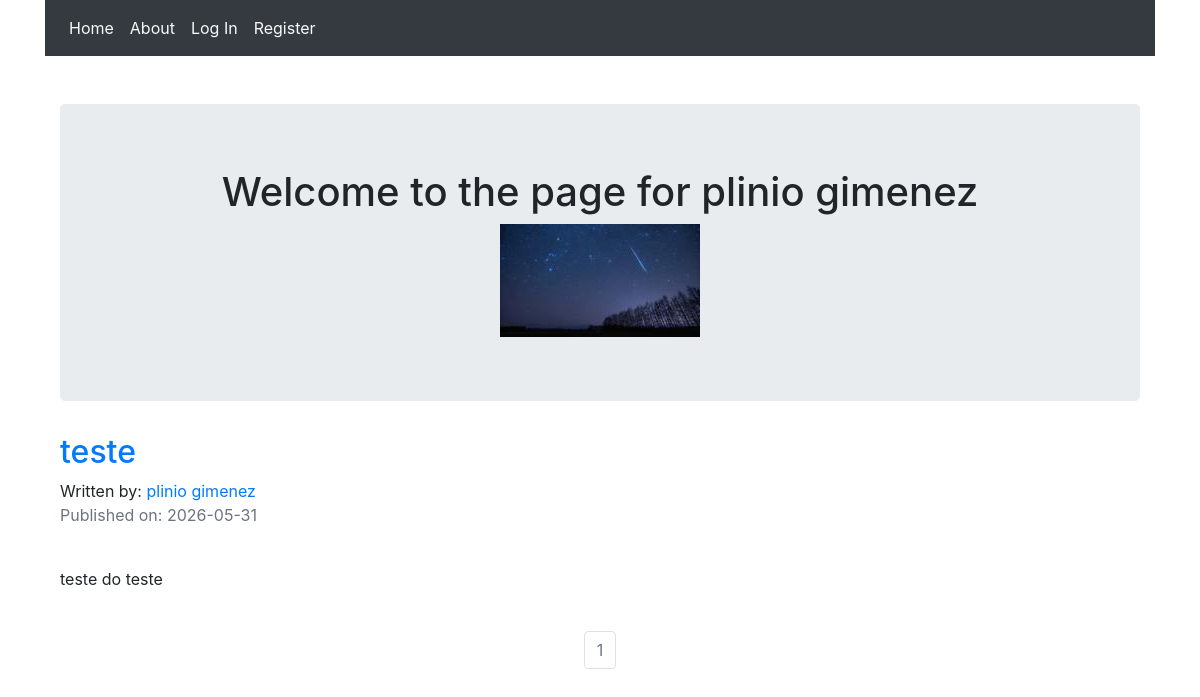
Screenshot of /plinio gimenez with the database file from the repository.
### compblog/models.py (models this page shows, shortened)
class User(db.Model,UserMixin):
    __tablename__ = 'users'
    id = db.Column(db.Integer,primary_key=True)
    profile_image = db.Column(db.String(64), nullable=False, default='default_profile.jpg')
    email = db.Column(db.String(64),unique=True, index=True)
    username = db.Column(db.String(64),index=True,unique=True)
    password = db.Column(db.String(256))
    posts = db.relationship('BlogPost', backref='author',lazy=True)

class BlogPost(db.Model):
   users = db.relationship(User)
   id = db.Column(db.Integer,primary_key=True)
   user_id = db.Column(db.Integer,db.ForeignKey('users.id'),nullable=False)
   date = db.Column(db.DateTime, nullable=False,default=datetime.now)
   title = db.Column(db.String(140),nullable=False)
   text = db.Column(db.Text,nullable=False)

### compblog/users/views.py (the view)
@users.route('/<username>')
def user_posts(username):
    page = request.args.get('page', 1, type=int)
    user = User.query.filter_by(username=username).first_or_404()
    blog_posts = BlogPost.query.filter_by(author=user).order_by(BlogPost.date.desc()).paginate(page=page, per_page=5)
    return render_template('user_blog_posts.html', blog_posts=blog_posts, user=user)

### compblog/templates/user_blog_posts.html (shortened to what this page needs)
{% extends "base.html" %}
{% block content %}
<div class="container">
  <div class="jumbotron">
    <div align='center'>
      <h1 >Welcome to the page for {{user.username}}</h1>
      <img align='center' src="{{ url_for('static', filename='profile_pics/' + user.profile_image) }}">
    </div>
  </div>
{% for post in blog_posts.items %}
          <h2><a href="{{ url_for('blog_posts.blog_post', blog_post_id=post.id) }}">{{ post.title }}</a></h2>
          Written by: <a href="{{ url_for('users.user_posts', username=post.author.username) }}">{{ post.author.username }}</a>
          <p class="text-muted">Published on: {{ post.date.strftime('%Y-%m-%d') }}</p>
          <br>
            <p>{{post.text}}</p>
          <br>
{% endfor %}
</div>
<nav aria-label="Page navigation example">
  <ul class="pagination justify-content-center">
    {% for page_num in blog_posts.iter_pages(left_edge=1, right_edge=1, left_current=1, right_current=2) %}
            {% if blog_posts.page == page_num %}
              <li class="page-item disabled">
                <a class="page-link" href="{{ url_for('users.user_posts', username=user.username, page=page_num) }}">{{ page_num }}</a></li>
            {% else %}
              <li class="page-item"><a class="page-link" href="{{ url_for('users.user_posts', username=user.username, page=page_num) }}">{{ page_num }}</a></li>
            {% endif %}
    {% endfor %}
</nav>
{% endblock content %}

### rows the page displays
User: username "plinio gimenez", profile_image (placeholder picture)
BlogPost: title "teste", author.username "plinio gimenez", date "2026-05-31", text "teste do teste"

### other values shown
{{ page_num }} "1"
